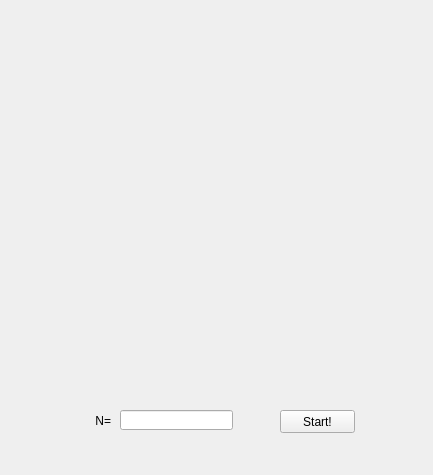
<?xml version="1.0" encoding="UTF-8"?>
<ui version="4.0">
 <class>MainWindow</class>
 <widget class="QMainWindow" name="MainWindow">
  <property name="geometry">
   <rect>
    <x>0</x>
    <y>0</y>
    <width>433</width>
    <height>475</height>
   </rect>
  </property>
  <property name="windowTitle">
   <string>MainWindow</string>
  </property>
  <widget class="QWidget" name="centralwidget">
   <widget class="QWidget" name="gridLayoutWidget">
    <property name="geometry">
     <rect>
      <x>10</x>
      <y>10</y>
      <width>411</width>
      <height>391</height>
     </rect>
    </property>
    <layout class="QGridLayout" name="gridLayout"/>
   </widget>
   <widget class="QPushButton" name="start">
    <property name="geometry">
     <rect>
      <x>280</x>
      <y>410</y>
      <width>75</width>
      <height>23</height>
     </rect>
    </property>
    <property name="text">
     <string>Start!</string>
    </property>
   </widget>
   <widget class="QLineEdit" name="num_text">
    <property name="geometry">
     <rect>
      <x>120</x>
      <y>410</y>
      <width>113</width>
      <height>20</height>
     </rect>
    </property>
   </widget>
   <widget class="QLabel" name="label">
    <property name="geometry">
     <rect>
      <x>30</x>
      <y>410</y>
      <width>81</width>
      <height>21</height>
     </rect>
    </property>
    <property name="text">
     <string>N=</string>
    </property>
    <property name="alignment">
     <set>Qt::AlignRight|Qt::AlignTrailing|Qt::AlignVCenter</set>
    </property>
   </widget>
   <widget class="QLabel" name="status">
    <property name="geometry">
     <rect>
      <x>10</x>
      <y>440</y>
      <width>411</width>
      <height>31</height>
     </rect>
    </property>
    <property name="text">
     <string/>
    </property>
   </widget>
  </widget>
 </widget>
 <resources/>
 <connections/>
</ui>
